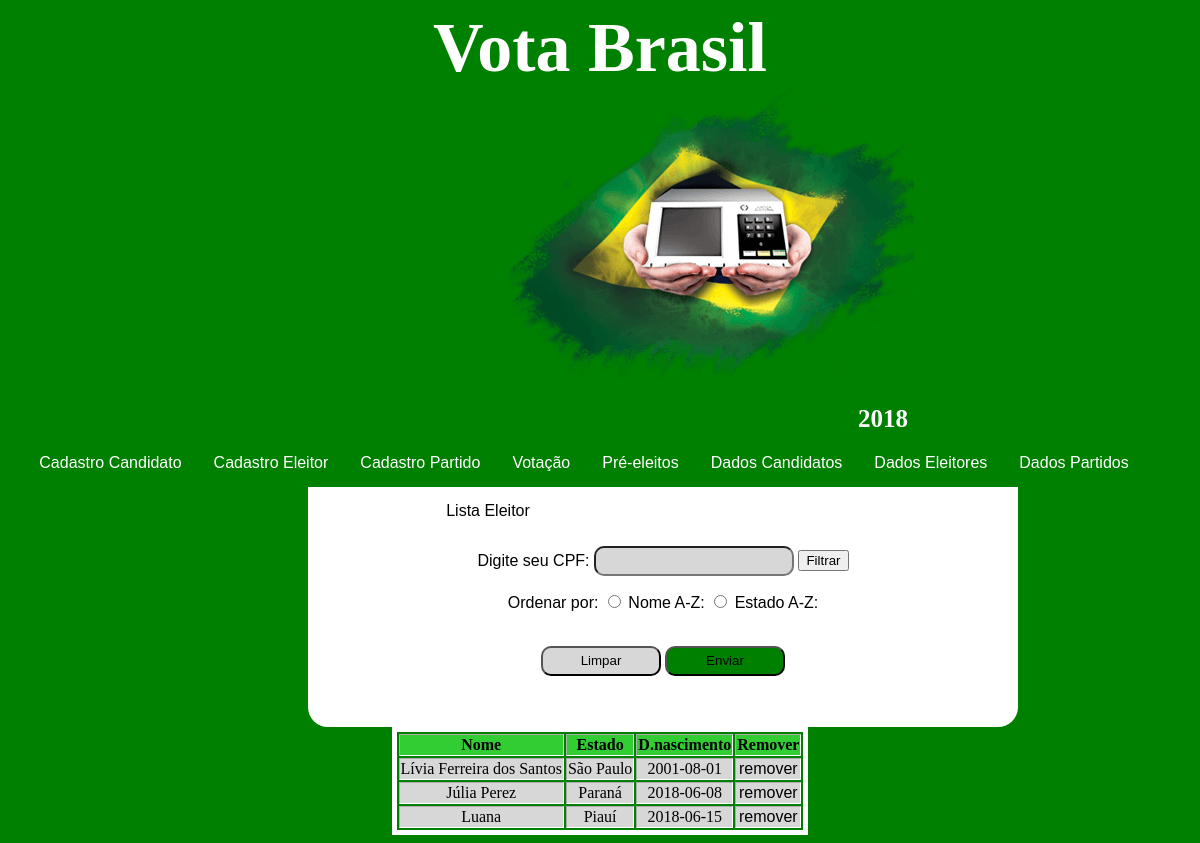
The app's page /dados_eleitores.php with its own data.
### tables this page shows
CREATE TABLE IF NOT EXISTS `eleitor` (
  `Id_eleitor` int(11) NOT NULL AUTO_INCREMENT,
  `Nome_eleitor` varchar(100) NOT NULL,
  `CPF` varchar(11) NOT NULL,
  `Data_nasc` date NOT NULL,
  `Cod_estado` int(11) NOT NULL,
  PRIMARY KEY (`Id_eleitor`,`CPF`),
  KEY `Cod_estado` (`Cod_estado`)
);

CREATE TABLE IF NOT EXISTS `estado` (
  `Id_estado` int(11) NOT NULL AUTO_INCREMENT,
  `Nome_estado` varchar(100) NOT NULL,
  `UF` varchar(2) NOT NULL,
  PRIMARY KEY (`Id_estado`)
);

### dados_eleitores.php (the view, shortened to what this page needs)
<?php
	include("cabecalho.php");
	include("conexao.php");
		echo"
			<div id='lista'>
			<form method = 'post' action = 'dado_do_eleitor.php'>
				<legend>Lista Eleitor</legend>
				<p>
					<label>Digite seu CPF:</label>
					<input class='caixa' type='text' name='filtro_eleitor' id='filtro_eleitor'/>
				<input  type = 'submit' value = 'Filtrar'/>
				</p>
			</form>
			<form method='post' action='dados_eleitores.php'>
				<p>
					<label>Ordenar por:</label>
					<input type = 'radio' name = 'radio' value = 'ASC'/> Nome A-Z:
					<input type = 'radio' name = 'radio' value = 'DESC'/> Estado A-Z:
				</p>
				<br>
				<input class='botao_reset' type = 'Reset' value = 'Limpar'/>
				<input class='botao_submit' type = 'submit' value = 'Enviar'/>
			</form>
			</div>
	";
	$select = "select * from eleitor inner join estado on eleitor.Cod_estado = estado.Id_estado ";
	$resultado = mysqli_query($link,$select) or die(mysqli_error($link));
	echo "
			<table border='1'>
				<tr>
					<th>Nome</th>
					<th>Estado</th>
					<th>D.nascimento</th>
					<th>Remover</th>
				</tr>
	";
	while($linha = mysqli_fetch_array($resultado)){
		echo "
			<tr>
				<td>$linha[Nome_eleitor]</td>
				<td>$linha[Nome_estado]</td>
				<td>$linha[Data_nasc]</td>
				<td>
					<a class='acao' href='remover_eleitores.php?id=$linha[Id_eleitor]'>remover</a>
				</td>
			</tr>
		";
	}
	echo "
			</table>
			</body>
	";
?>
</html>

### estilo.css (style rules this page uses)
html { background-color:green; }
a { color:white; text-decoration:none; font-family:arial; }
table { text-align:center; margin: 0 auto; border: solid 5px white; }
th { background-color:LimeGreen; color:black; }
td { background-color:rgb(215,215,215); color:black; }
.caixa { width:200px; height:30px; border-radius:10px; background-color:rgb(215,215,215);; }
legend { margin-right: 350px; padding: 10px; font-family:arial; }
.botao_submit { background-color:green; width:120px; height:30px; border-radius:10px; color:black; font-family:arial; }
.botao_reset { background-color:rgb(215,215,215); width:120px; height:30px; border-radius:10px; color:black; font-family:arial; }
p { font-family:arial; }
.acao { color:black; }
#lista { padding:5px; background-color:white; width:700px; height:230px; margin-top:15px; margin-right:300px; margin-left:300px; text-align:center; border-radius:0px 0px 20px 20px; }

### records on screen
eleitor: Nome_eleitor "Lívia Ferreira dos Santos", Cod_estado.Nome_estado "São Paulo", Data_nasc "2001-08-01"
eleitor: Nome_eleitor "Júlia Perez", Cod_estado.Nome_estado "Paraná", Data_nasc "2018-06-08"
eleitor: Nome_eleitor "Luana", Cod_estado.Nome_estado "Piauí", Data_nasc "2018-06-15"
